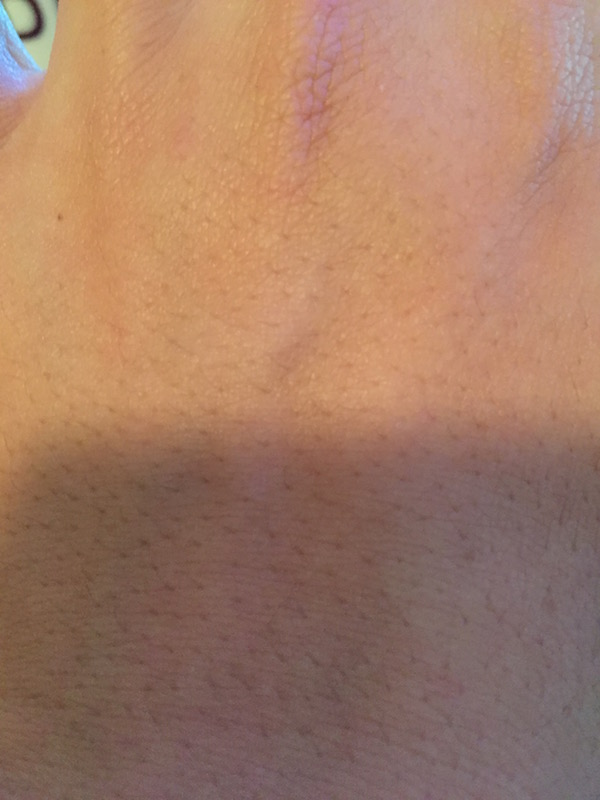
%> input picture Matlab Codes/skin1.JPG, 600 x 800 px
$ octave NOISEtesting.m   (GNU Octave 9; MATLAB toolbox functions it lacks are replaced by stand-ins)
%> lines starting %> are read from the running program, lines starting %| are printed output that depends on the picture
Image = imread('skin1.jpg');
%> Image is the input picture: size 800x600x3 uint8; mean R, G, B 163.8, 123.4, 101.4
I = rgb2ycbcr(Image);
%> I: size 800x600x3 uint8; mean of channels 1, 2, 3 130.2, 112.4, 147.3
%I = im2double(Image);
%imshow(I)
b = 0;
r = 0;
sum = 0;
COL = 800;
ROW = 600;
for i = 1:COL
    for j = 1:ROW
        b = b + double(I(i,j,2));
        r = r + double(I(i,j,3));
        sum = sum + 1;

    end
end
%> after the loop, b = 53944252; r = 70707053; sum = 480000
b = b/sum;
%> b = 112.4
r = r/sum;
%> r = 147.3

db = 0;
dr = 0;
c11 = 0;
c12 = 0;
c21 = 0;
c22 = 0;
c = [0 0;0 0];
for i = 1:COL
    for j = 1:ROW
        db = double(I(i,j,2)) - b;
        dr = double(I(i,j,3)) - r;
        c11 = c11 + db*db;
        c12 = c12 + db*dr;
        c21 = c21 + dr*db;
        c22 = c22 + dr*dr;
    end
end
%> after the loop, c11 = 49603387.3; c12 = -35299387.5; c21 = -35299387.5; c22 = 29933741.8
c11 = c11/sum;
%> c11 = 103.3
c12 = c12/sum;
%> c12 = -73.54
c21 = c21/sum;
%> c21 = -73.54
c22 = c22/sum;
%> c22 = 62.36
c = [c11 c12;c21 c22];
%> c = [103.3 -73.54; -73.54 62.36]
ic = inv(c);
%> ic = [0.0602 0.071; 0.071 0.0997]

Itest = imread('lab.jpg');
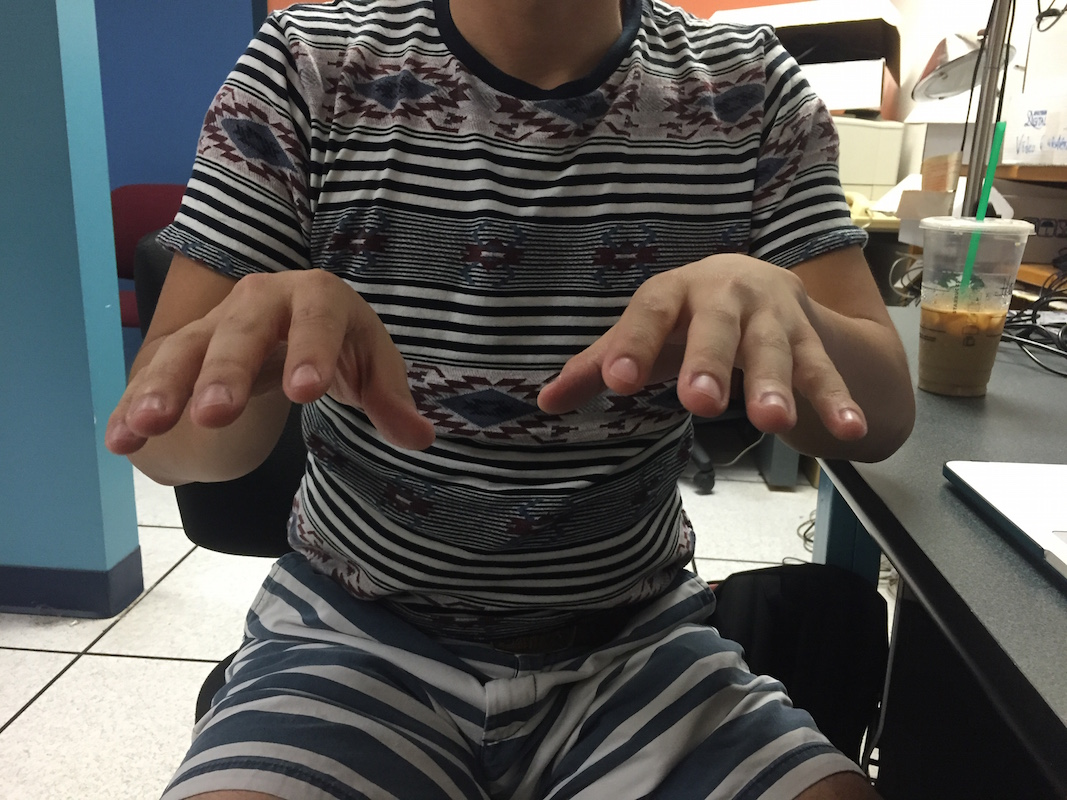
%> input picture Matlab Codes/lab.JPG, 1067 x 800 px
%> Itest is the input picture: size 800x1067x3 uint8; mean R, G, B 90.7, 89.4, 86.7
I2 = rgb2ycbcr(Itest);
%> I2: size 800x1067x3 uint8; mean of channels 1, 2, 3 92.8, 126.6, 128.8

M1 = [0;0];
M2 = [0 0];
Tb = 0;
Tr = 0;
p = 0;
for i = 1:COL
    for j = 1:ROW
        Tb = double(I2(i,j,2));
        Tr = double(I2(i,j,3));
        Tb = Tb - b;
        Tr = Tr - r;
        M1 = [Tb;Tr];
        M2 = [Tb Tr];
        p = exp((-0.5)*M2*ic*M1);
        if(p>0.4)
            Itest(i,j,1) = 0;
            Itest(i,j,2) = 0;
            Itest(i,j,3) = 0;
        else
            Itest(i,j,1) = 255;
            Itest(i,j,2) = 255;
            Itest(i,j,3) = 255;
        end

    end
end
%> Itest: size 800x1067x3 uint8; mean of channels 1, 2, 3 173.4, 171.2, 167.9

%I3 = wiener2(I2,[3 3]);

I3 = rgb2gray(Itest);
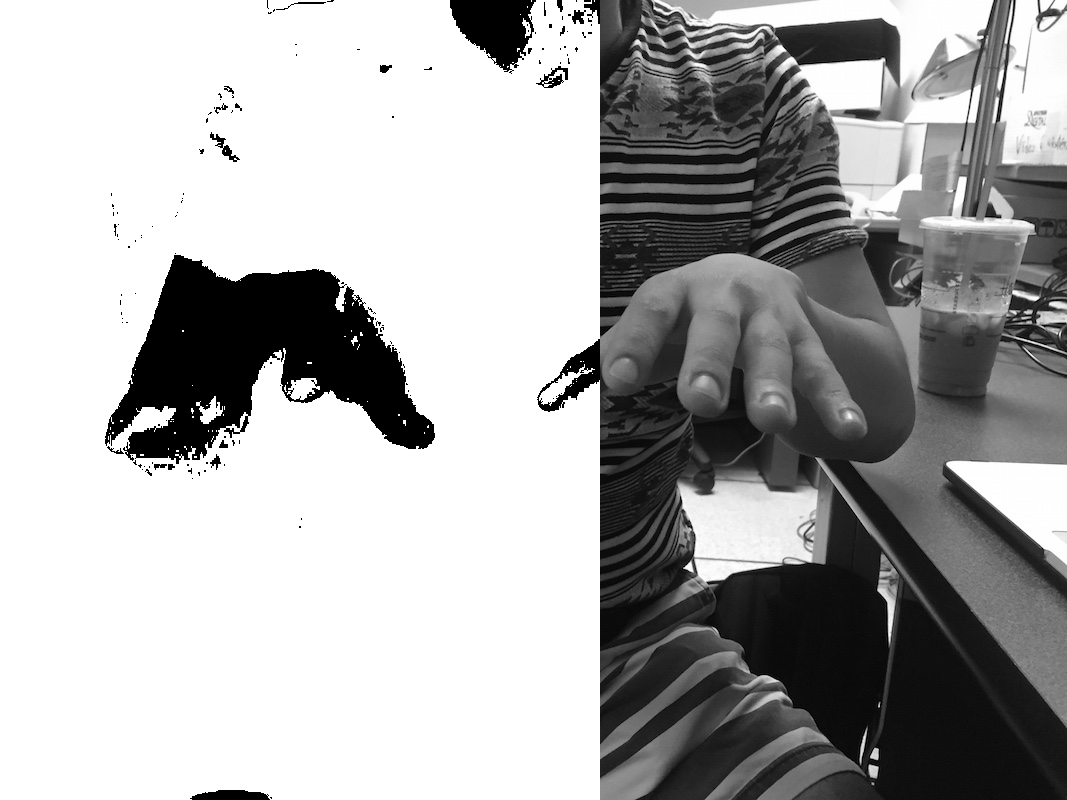
%> I3: size 800x1067 uint8; min 0, max 255, mean 171.5
I4 = filter2(fspecial('average',15),I3)/255;
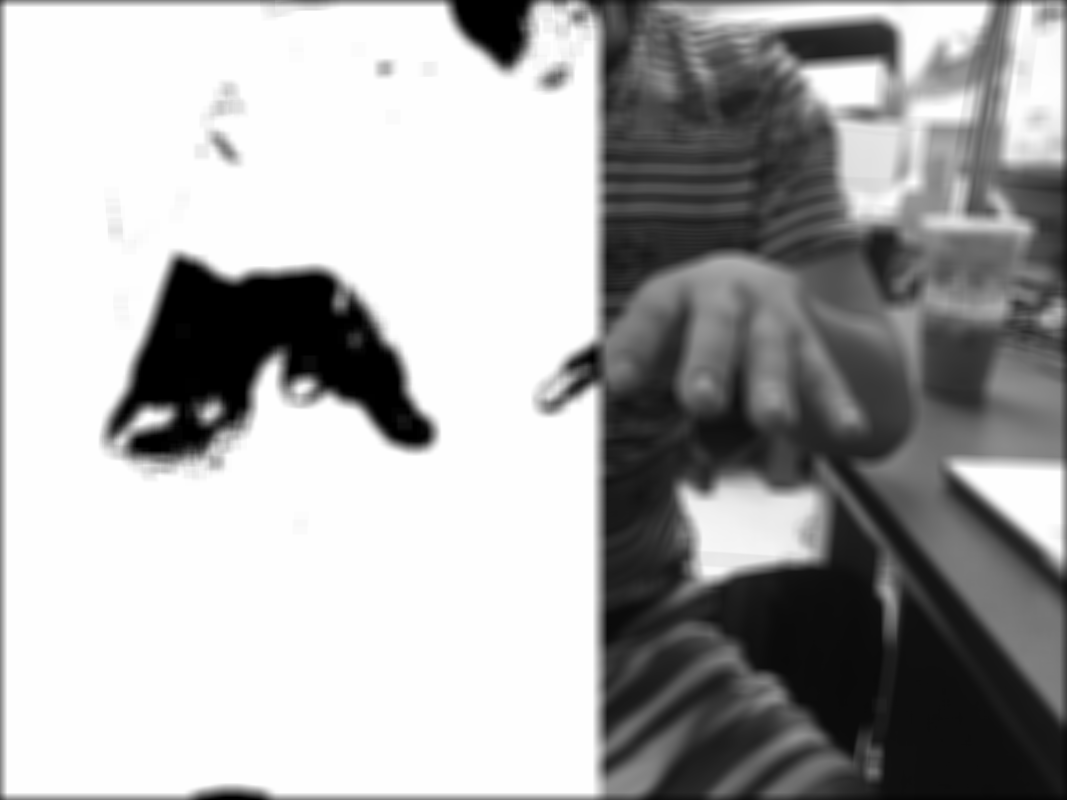
%> I4: size 800x1067 double; min 0, max 1, mean 0.667
%I5 = medfilt2(I4,[3 3]);
%I6 = wiener2(I4,[5 5]);
for i = 1:COL
    for j = 1:ROW
        Check = I4(i,j);
        if(Check > 0.002)
            I4(i,j) = 1;

        end
    end
end
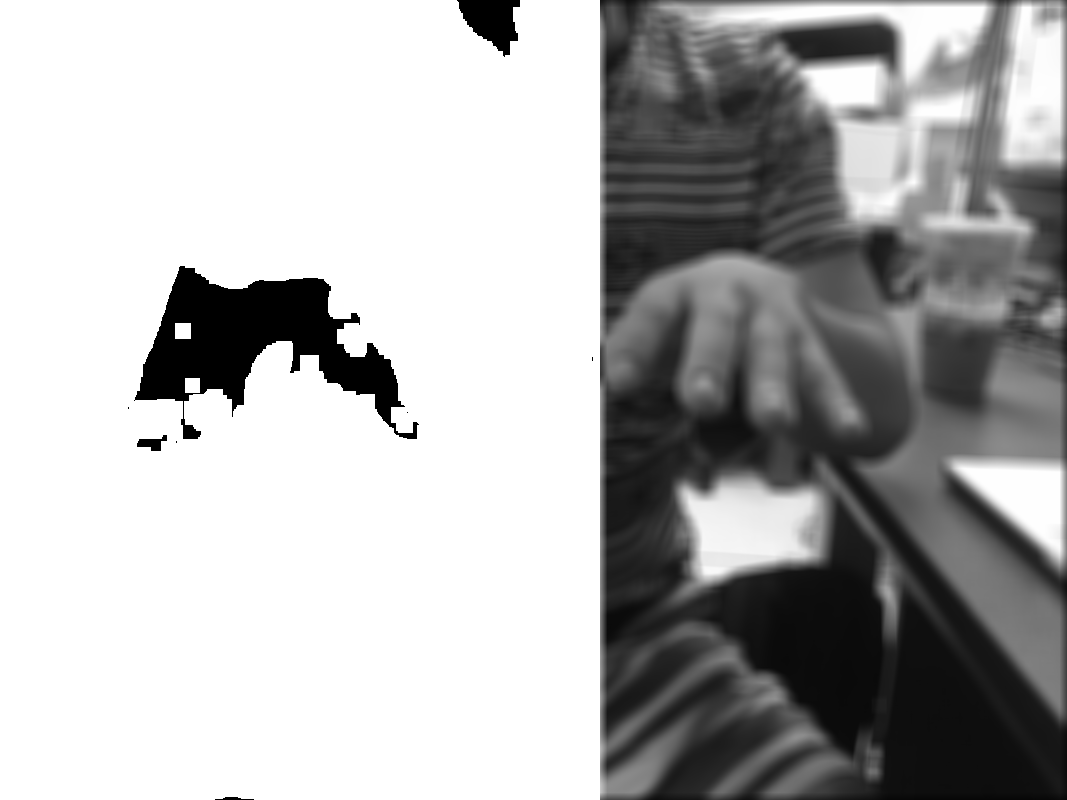
%> I4: size 800x1067 double; min 0, max 1, mean 0.696


imshow(I4)
